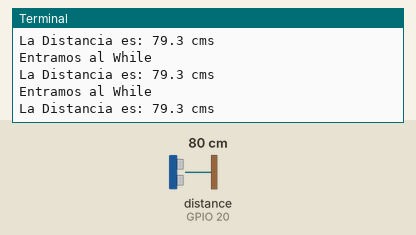
Bench run of a program on a simulated Raspberry Pi (BCM pin numbers). On the bench: the last lines printed to the terminal. The test bench sets the inputs (shaded band); at power-on: distance to the obstacle (sensor on GPIO 20) 80 cm. The echo pulse lasts 58.3 µs per cm; the clock reads 2024-03-15 10:24:30 at power-on unless the program sets it.

Above: at 1.2 s.
1.3 s: distance to the obstacle (sensor on GPIO 20) set to 2 cm
At 1.6 s:
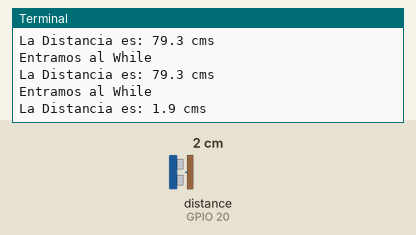
2.8 s: distance to the obstacle (sensor on GPIO 20) set to 4 cm
At 2.8 s:
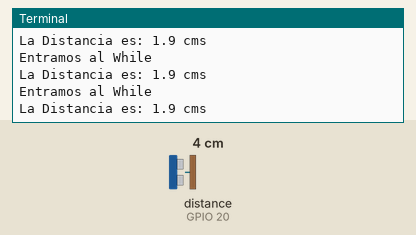
Timing chart, 0 to 5.8 s (numbered marks = the images above; inputs shaded):
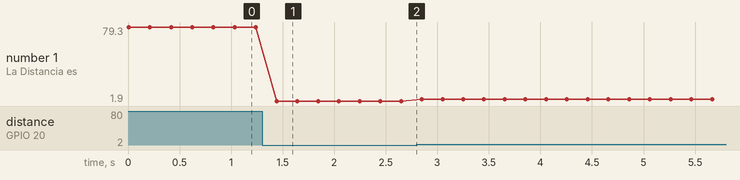

Measured:
- after the input at 1.3 s, the terminal: prints a new line after 0.14 s (image 1)
- plotted number 1: 79.3 → 1.9 after the input at 1.3 s, 1.9 → 3.9 after the input at 2.8 s

The program:

ultrasonico_sensor.py
```python
import RPi.GPIO as gpio
from time import sleep, time

# Declaración de variables
trigger=2 # Salida
echo=20 # Entrada

# Configuración
gpio.setmode(gpio.BCM)
gpio.setup(trigger, gpio.OUT)
gpio.setup(echo, gpio.IN)
gpio.output(trigger, gpio.LOW)

try:
    while True:
        print("Entramos al While")
        gpio.output(trigger, gpio.HIGH)
        sleep(0.00001)
        gpio.output(trigger, gpio.LOW)
        t1=time()
        while gpio.input(echo)== gpio.LOW:
            t1=time()
        while gpio.input(echo)== gpio.HIGH:
            t2=time()

        t=t2-t1
        d=17000*t
        print("La Distancia es:",round(d,1),"cms")
        sleep(0.2)
except:
    gpio.cleanup()
    print("Saliendo del programa")
```
